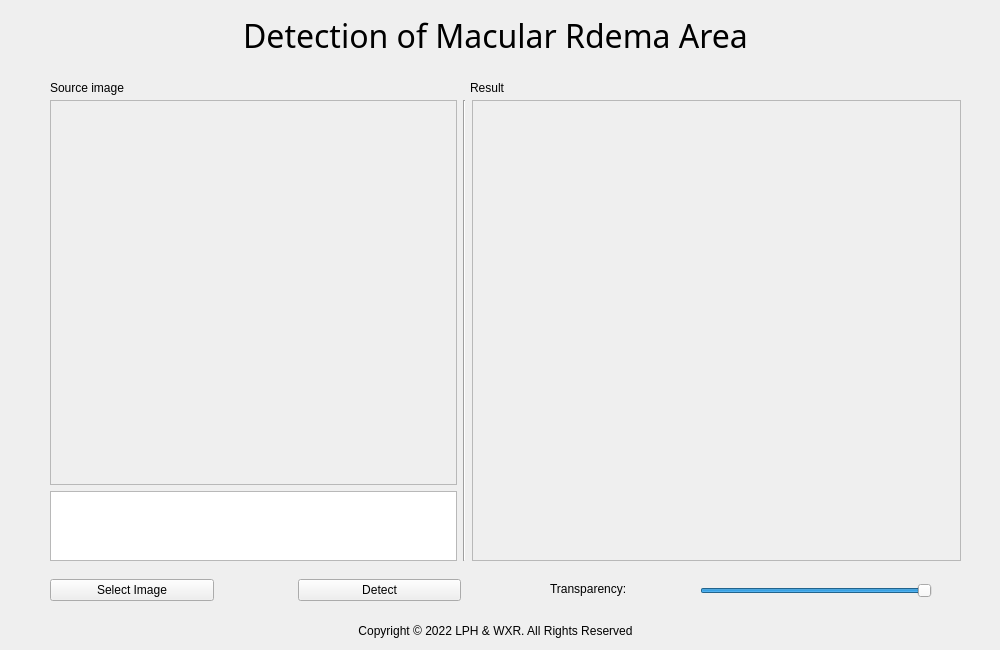
<?xml version="1.0" encoding="UTF-8"?>
<ui version="4.0">
 <class>Detection</class>
 <widget class="QMainWindow" name="Detection">
  <property name="geometry">
   <rect>
    <x>0</x>
    <y>0</y>
    <width>1000</width>
    <height>650</height>
   </rect>
  </property>
  <property name="minimumSize">
   <size>
    <width>1000</width>
    <height>650</height>
   </size>
  </property>
  <property name="maximumSize">
   <size>
    <width>1000</width>
    <height>650</height>
   </size>
  </property>
  <property name="windowTitle">
   <string>Detection of Macular Rdema Area</string>
  </property>
  <property name="windowIcon">
   <iconset>
    <normalon>../../EightDigitsPuzzle/ui/img/icon.png</normalon>
   </iconset>
  </property>
  <widget class="QWidget" name="centralwidget">
   <property name="minimumSize">
    <size>
     <width>1000</width>
     <height>650</height>
    </size>
   </property>
   <property name="maximumSize">
    <size>
     <width>1000</width>
     <height>650</height>
    </size>
   </property>
   <widget class="QLabel" name="Label_Copyright">
    <property name="geometry">
     <rect>
      <x>20</x>
      <y>610</y>
      <width>951</width>
      <height>41</height>
     </rect>
    </property>
    <property name="text">
     <string>Copyright © 2022 LPH &amp; WXR. All Rights Reserved</string>
    </property>
    <property name="alignment">
     <set>Qt::AlignCenter</set>
    </property>
   </widget>
   <widget class="QLabel" name="Label_Title">
    <property name="geometry">
     <rect>
      <x>20</x>
      <y>0</y>
      <width>951</width>
      <height>71</height>
     </rect>
    </property>
    <property name="font">
     <font>
      <family>Lucida Handwriting</family>
      <pointsize>24</pointsize>
      <weight>50</weight>
      <italic>false</italic>
      <bold>false</bold>
     </font>
    </property>
    <property name="styleSheet">
     <string notr="true">font: 24pt &quot;Lucida Handwriting&quot;;</string>
    </property>
    <property name="text">
     <string>Detection of Macular Rdema Area</string>
    </property>
    <property name="alignment">
     <set>Qt::AlignCenter</set>
    </property>
   </widget>
   <widget class="QLabel" name="label">
    <property name="geometry">
     <rect>
      <x>50</x>
      <y>80</y>
      <width>211</width>
      <height>16</height>
     </rect>
    </property>
    <property name="text">
     <string>Source image</string>
    </property>
   </widget>
   <widget class="QLabel" name="label_2">
    <property name="geometry">
     <rect>
      <x>470</x>
      <y>80</y>
      <width>211</width>
      <height>16</height>
     </rect>
    </property>
    <property name="text">
     <string>Result</string>
    </property>
   </widget>
   <widget class="QWidget" name="layoutWidget">
    <property name="geometry">
     <rect>
      <x>50</x>
      <y>570</y>
      <width>411</width>
      <height>41</height>
     </rect>
    </property>
    <layout class="QHBoxLayout" name="horizontalLayout" stretch="4,4">
     <property name="spacing">
      <number>84</number>
     </property>
     <item>
      <widget class="QPushButton" name="Button_Select">
       <property name="text">
        <string>Select Image</string>
       </property>
      </widget>
     </item>
     <item>
      <widget class="QPushButton" name="Button_Detect">
       <property name="text">
        <string>Detect</string>
       </property>
      </widget>
     </item>
    </layout>
   </widget>
   <widget class="QWidget" name="layoutWidget">
    <property name="geometry">
     <rect>
      <x>50</x>
      <y>100</y>
      <width>911</width>
      <height>461</height>
     </rect>
    </property>
    <layout class="QHBoxLayout" name="horizontalLayout_2" stretch="5,1,6">
     <item>
      <layout class="QVBoxLayout" name="verticalLayout" stretch="8,1">
       <item>
        <widget class="QLabel" name="Label_Source">
         <property name="sizePolicy">
          <sizepolicy hsizetype="Ignored" vsizetype="Ignored">
           <horstretch>0</horstretch>
           <verstretch>0</verstretch>
          </sizepolicy>
         </property>
         <property name="frameShape">
          <enum>QFrame::StyledPanel</enum>
         </property>
         <property name="frameShadow">
          <enum>QFrame::Sunken</enum>
         </property>
         <property name="text">
          <string/>
         </property>
         <property name="scaledContents">
          <bool>false</bool>
         </property>
         <property name="alignment">
          <set>Qt::AlignCenter</set>
         </property>
        </widget>
       </item>
       <item>
        <widget class="QTextBrowser" name="Text_Information"/>
       </item>
      </layout>
     </item>
     <item>
      <widget class="Line" name="line">
       <property name="orientation">
        <enum>Qt::Vertical</enum>
       </property>
      </widget>
     </item>
     <item>
      <widget class="QLabel" name="Label_Result">
       <property name="frameShape">
        <enum>QFrame::StyledPanel</enum>
       </property>
       <property name="frameShadow">
        <enum>QFrame::Sunken</enum>
       </property>
       <property name="text">
        <string/>
       </property>
       <property name="scaledContents">
        <bool>false</bool>
       </property>
       <property name="alignment">
        <set>Qt::AlignCenter</set>
       </property>
      </widget>
     </item>
    </layout>
   </widget>
   <widget class="QLabel" name="label_3">
    <property name="geometry">
     <rect>
      <x>550</x>
      <y>570</y>
      <width>104</width>
      <height>37</height>
     </rect>
    </property>
    <property name="text">
     <string>Transparency:</string>
    </property>
   </widget>
   <widget class="QSlider" name="Slider_Tran">
    <property name="geometry">
     <rect>
      <x>700</x>
      <y>580</y>
      <width>232</width>
      <height>22</height>
     </rect>
    </property>
    <property name="maximum">
     <number>100</number>
    </property>
    <property name="value">
     <number>100</number>
    </property>
    <property name="tracking">
     <bool>true</bool>
    </property>
    <property name="orientation">
     <enum>Qt::Horizontal</enum>
    </property>
   </widget>
   <zorder>layoutWidget</zorder>
   <zorder>layoutWidget</zorder>
   <zorder>Label_Title</zorder>
   <zorder>Label_Copyright</zorder>
   <zorder>label</zorder>
   <zorder>label_2</zorder>
   <zorder>label_3</zorder>
   <zorder>Slider_Tran</zorder>
  </widget>
 </widget>
 <resources/>
 <connections/>
</ui>
